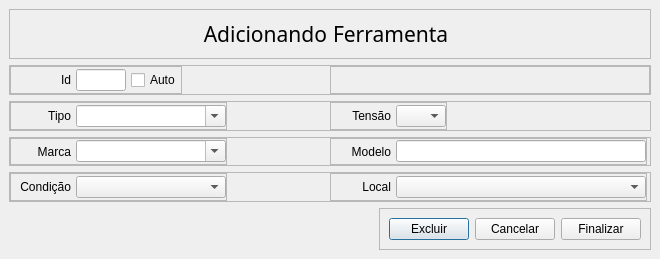
<?xml version="1.0" encoding="UTF-8"?>
<ui version="4.0">
 <class>DialogTool</class>
 <widget class="QDialog" name="DialogTool">
  <property name="geometry">
   <rect>
    <x>0</x>
    <y>0</y>
    <width>660</width>
    <height>259</height>
   </rect>
  </property>
  <property name="minimumSize">
   <size>
    <width>660</width>
    <height>250</height>
   </size>
  </property>
  <property name="windowTitle">
   <string>Dialog</string>
  </property>
  <layout class="QVBoxLayout" name="verticalLayout">
   <property name="spacing">
    <number>0</number>
   </property>
   <property name="leftMargin">
    <number>0</number>
   </property>
   <property name="topMargin">
    <number>0</number>
   </property>
   <property name="rightMargin">
    <number>0</number>
   </property>
   <property name="bottomMargin">
    <number>0</number>
   </property>
   <item>
    <widget class="QStackedWidget" name="DialogBodyWidget">
     <property name="currentIndex">
      <number>0</number>
     </property>
     <widget class="QWidget" name="DialogToolPage">
      <layout class="QVBoxLayout" name="verticalLayout_2">
       <item>
        <widget class="QFrame" name="frame_2">
         <property name="frameShape">
          <enum>QFrame::Shape::StyledPanel</enum>
         </property>
         <property name="frameShadow">
          <enum>QFrame::Shadow::Raised</enum>
         </property>
         <layout class="QHBoxLayout" name="horizontalLayout_13">
          <item>
           <widget class="QLabel" name="LabelToolAction">
            <property name="font">
             <font>
              <family>Segoe Print</family>
              <pointsize>16</pointsize>
             </font>
            </property>
            <property name="text">
             <string>Adicionando</string>
            </property>
            <property name="alignment">
             <set>Qt::AlignmentFlag::AlignRight|Qt::AlignmentFlag::AlignTrailing|Qt::AlignmentFlag::AlignVCenter</set>
            </property>
           </widget>
          </item>
          <item>
           <widget class="QLabel" name="logodialogtool">
            <property name="sizePolicy">
             <sizepolicy hsizetype="Preferred" vsizetype="Preferred">
              <horstretch>0</horstretch>
              <verstretch>0</verstretch>
             </sizepolicy>
            </property>
            <property name="font">
             <font>
              <family>Segoe Print</family>
              <pointsize>16</pointsize>
             </font>
            </property>
            <property name="text">
             <string>Ferramenta</string>
            </property>
            <property name="alignment">
             <set>Qt::AlignmentFlag::AlignLeading|Qt::AlignmentFlag::AlignLeft|Qt::AlignmentFlag::AlignVCenter</set>
            </property>
           </widget>
          </item>
         </layout>
        </widget>
       </item>
       <item>
        <widget class="QFrame" name="frame_3">
         <property name="frameShape">
          <enum>QFrame::Shape::StyledPanel</enum>
         </property>
         <property name="frameShadow">
          <enum>QFrame::Shadow::Raised</enum>
         </property>
         <layout class="QHBoxLayout" name="horizontalLayout_4">
          <property name="spacing">
           <number>0</number>
          </property>
          <property name="leftMargin">
           <number>0</number>
          </property>
          <property name="topMargin">
           <number>0</number>
          </property>
          <property name="rightMargin">
           <number>0</number>
          </property>
          <property name="bottomMargin">
           <number>0</number>
          </property>
          <item alignment="Qt::AlignmentFlag::AlignLeft">
           <widget class="QFrame" name="frame_16">
            <property name="frameShape">
             <enum>QFrame::Shape::StyledPanel</enum>
            </property>
            <property name="frameShadow">
             <enum>QFrame::Shadow::Raised</enum>
            </property>
            <layout class="QHBoxLayout" name="horizontalLayout_6">
             <property name="spacing">
              <number>5</number>
             </property>
             <property name="leftMargin">
              <number>0</number>
             </property>
             <property name="topMargin">
              <number>0</number>
             </property>
             <property name="rightMargin">
              <number>0</number>
             </property>
             <property name="bottomMargin">
              <number>0</number>
             </property>
             <item>
              <widget class="QLabel" name="label">
               <property name="minimumSize">
                <size>
                 <width>60</width>
                 <height>0</height>
                </size>
               </property>
               <property name="maximumSize">
                <size>
                 <width>60</width>
                 <height>16777215</height>
                </size>
               </property>
               <property name="text">
                <string>Id</string>
               </property>
               <property name="alignment">
                <set>Qt::AlignmentFlag::AlignRight|Qt::AlignmentFlag::AlignTrailing|Qt::AlignmentFlag::AlignVCenter</set>
               </property>
              </widget>
             </item>
             <item>
              <widget class="QLineEdit" name="TextInputIdTool">
               <property name="sizePolicy">
                <sizepolicy hsizetype="Preferred" vsizetype="Fixed">
                 <horstretch>0</horstretch>
                 <verstretch>0</verstretch>
                </sizepolicy>
               </property>
               <property name="minimumSize">
                <size>
                 <width>50</width>
                 <height>0</height>
                </size>
               </property>
               <property name="maximumSize">
                <size>
                 <width>50</width>
                 <height>16777215</height>
                </size>
               </property>
               <property name="maxLength">
                <number>4</number>
               </property>
              </widget>
             </item>
             <item>
              <widget class="QCheckBox" name="CheckBoxAutoId">
               <property name="text">
                <string>Auto</string>
               </property>
              </widget>
             </item>
            </layout>
           </widget>
          </item>
          <item>
           <widget class="QFrame" name="frame_15">
            <property name="frameShape">
             <enum>QFrame::Shape::StyledPanel</enum>
            </property>
            <property name="frameShadow">
             <enum>QFrame::Shadow::Raised</enum>
            </property>
           </widget>
          </item>
         </layout>
        </widget>
       </item>
       <item>
        <widget class="QFrame" name="frame_4">
         <property name="frameShape">
          <enum>QFrame::Shape::StyledPanel</enum>
         </property>
         <property name="frameShadow">
          <enum>QFrame::Shadow::Raised</enum>
         </property>
         <layout class="QHBoxLayout" name="horizontalLayout_3">
          <property name="spacing">
           <number>0</number>
          </property>
          <property name="leftMargin">
           <number>0</number>
          </property>
          <property name="topMargin">
           <number>0</number>
          </property>
          <property name="rightMargin">
           <number>0</number>
          </property>
          <property name="bottomMargin">
           <number>0</number>
          </property>
          <item alignment="Qt::AlignmentFlag::AlignLeft">
           <widget class="QFrame" name="frame_7">
            <property name="frameShape">
             <enum>QFrame::Shape::StyledPanel</enum>
            </property>
            <property name="frameShadow">
             <enum>QFrame::Shadow::Raised</enum>
            </property>
            <layout class="QHBoxLayout" name="horizontalLayout_7">
             <property name="spacing">
              <number>5</number>
             </property>
             <property name="leftMargin">
              <number>0</number>
             </property>
             <property name="topMargin">
              <number>0</number>
             </property>
             <property name="rightMargin">
              <number>0</number>
             </property>
             <property name="bottomMargin">
              <number>0</number>
             </property>
             <item>
              <widget class="QLabel" name="label_2">
               <property name="minimumSize">
                <size>
                 <width>60</width>
                 <height>0</height>
                </size>
               </property>
               <property name="maximumSize">
                <size>
                 <width>60</width>
                 <height>16777215</height>
                </size>
               </property>
               <property name="text">
                <string>Tipo</string>
               </property>
               <property name="alignment">
                <set>Qt::AlignmentFlag::AlignRight|Qt::AlignmentFlag::AlignTrailing|Qt::AlignmentFlag::AlignVCenter</set>
               </property>
              </widget>
             </item>
             <item>
              <widget class="QComboBox" name="ComboBoxToolTipo">
               <property name="minimumSize">
                <size>
                 <width>150</width>
                 <height>0</height>
                </size>
               </property>
               <property name="maximumSize">
                <size>
                 <width>150</width>
                 <height>16777215</height>
                </size>
               </property>
               <property name="editable">
                <bool>true</bool>
               </property>
              </widget>
             </item>
            </layout>
           </widget>
          </item>
          <item alignment="Qt::AlignmentFlag::AlignLeft">
           <widget class="QFrame" name="frame_8">
            <property name="frameShape">
             <enum>QFrame::Shape::StyledPanel</enum>
            </property>
            <property name="frameShadow">
             <enum>QFrame::Shadow::Raised</enum>
            </property>
            <layout class="QHBoxLayout" name="horizontalLayout_8">
             <property name="spacing">
              <number>5</number>
             </property>
             <property name="leftMargin">
              <number>0</number>
             </property>
             <property name="topMargin">
              <number>0</number>
             </property>
             <property name="rightMargin">
              <number>0</number>
             </property>
             <property name="bottomMargin">
              <number>0</number>
             </property>
             <item>
              <widget class="QLabel" name="label_3">
               <property name="minimumSize">
                <size>
                 <width>60</width>
                 <height>0</height>
                </size>
               </property>
               <property name="maximumSize">
                <size>
                 <width>60</width>
                 <height>16777215</height>
                </size>
               </property>
               <property name="text">
                <string>Tensão</string>
               </property>
               <property name="alignment">
                <set>Qt::AlignmentFlag::AlignRight|Qt::AlignmentFlag::AlignTrailing|Qt::AlignmentFlag::AlignVCenter</set>
               </property>
              </widget>
             </item>
             <item>
              <widget class="QComboBox" name="ComboBoxToolTensao">
               <property name="minimumSize">
                <size>
                 <width>50</width>
                 <height>0</height>
                </size>
               </property>
               <property name="maximumSize">
                <size>
                 <width>50</width>
                 <height>16777215</height>
                </size>
               </property>
              </widget>
             </item>
            </layout>
           </widget>
          </item>
         </layout>
        </widget>
       </item>
       <item>
        <widget class="QFrame" name="frame_5">
         <property name="frameShape">
          <enum>QFrame::Shape::StyledPanel</enum>
         </property>
         <property name="frameShadow">
          <enum>QFrame::Shadow::Raised</enum>
         </property>
         <layout class="QHBoxLayout" name="horizontalLayout_2">
          <property name="spacing">
           <number>0</number>
          </property>
          <property name="leftMargin">
           <number>0</number>
          </property>
          <property name="topMargin">
           <number>0</number>
          </property>
          <property name="rightMargin">
           <number>0</number>
          </property>
          <property name="bottomMargin">
           <number>0</number>
          </property>
          <item alignment="Qt::AlignmentFlag::AlignLeft">
           <widget class="QFrame" name="frame_12">
            <property name="frameShape">
             <enum>QFrame::Shape::StyledPanel</enum>
            </property>
            <property name="frameShadow">
             <enum>QFrame::Shadow::Raised</enum>
            </property>
            <layout class="QHBoxLayout" name="horizontalLayout_10">
             <property name="spacing">
              <number>5</number>
             </property>
             <property name="leftMargin">
              <number>0</number>
             </property>
             <property name="topMargin">
              <number>0</number>
             </property>
             <property name="rightMargin">
              <number>0</number>
             </property>
             <property name="bottomMargin">
              <number>0</number>
             </property>
             <item>
              <widget class="QLabel" name="label_7">
               <property name="minimumSize">
                <size>
                 <width>60</width>
                 <height>0</height>
                </size>
               </property>
               <property name="maximumSize">
                <size>
                 <width>60</width>
                 <height>16777215</height>
                </size>
               </property>
               <property name="text">
                <string>Marca</string>
               </property>
               <property name="alignment">
                <set>Qt::AlignmentFlag::AlignRight|Qt::AlignmentFlag::AlignTrailing|Qt::AlignmentFlag::AlignVCenter</set>
               </property>
              </widget>
             </item>
             <item>
              <widget class="QComboBox" name="ComboboxToolMarca">
               <property name="minimumSize">
                <size>
                 <width>150</width>
                 <height>0</height>
                </size>
               </property>
               <property name="maximumSize">
                <size>
                 <width>150</width>
                 <height>16777215</height>
                </size>
               </property>
               <property name="editable">
                <bool>true</bool>
               </property>
              </widget>
             </item>
            </layout>
           </widget>
          </item>
          <item alignment="Qt::AlignmentFlag::AlignLeft">
           <widget class="QFrame" name="frame_11">
            <property name="frameShape">
             <enum>QFrame::Shape::StyledPanel</enum>
            </property>
            <property name="frameShadow">
             <enum>QFrame::Shadow::Raised</enum>
            </property>
            <layout class="QHBoxLayout" name="horizontalLayout_9">
             <property name="spacing">
              <number>5</number>
             </property>
             <property name="leftMargin">
              <number>0</number>
             </property>
             <property name="topMargin">
              <number>0</number>
             </property>
             <property name="rightMargin">
              <number>0</number>
             </property>
             <property name="bottomMargin">
              <number>0</number>
             </property>
             <item>
              <widget class="QLabel" name="label_4">
               <property name="minimumSize">
                <size>
                 <width>60</width>
                 <height>0</height>
                </size>
               </property>
               <property name="maximumSize">
                <size>
                 <width>60</width>
                 <height>16777215</height>
                </size>
               </property>
               <property name="text">
                <string>Modelo</string>
               </property>
               <property name="alignment">
                <set>Qt::AlignmentFlag::AlignRight|Qt::AlignmentFlag::AlignTrailing|Qt::AlignmentFlag::AlignVCenter</set>
               </property>
              </widget>
             </item>
             <item>
              <widget class="QLineEdit" name="TextInputToolModelo">
               <property name="sizePolicy">
                <sizepolicy hsizetype="Preferred" vsizetype="Fixed">
                 <horstretch>0</horstretch>
                 <verstretch>0</verstretch>
                </sizepolicy>
               </property>
               <property name="minimumSize">
                <size>
                 <width>250</width>
                 <height>0</height>
                </size>
               </property>
               <property name="maximumSize">
                <size>
                 <width>250</width>
                 <height>16777215</height>
                </size>
               </property>
              </widget>
             </item>
            </layout>
           </widget>
          </item>
         </layout>
        </widget>
       </item>
       <item>
        <widget class="QFrame" name="frame">
         <property name="frameShape">
          <enum>QFrame::Shape::StyledPanel</enum>
         </property>
         <property name="frameShadow">
          <enum>QFrame::Shadow::Raised</enum>
         </property>
         <layout class="QHBoxLayout" name="horizontalLayout">
          <property name="spacing">
           <number>0</number>
          </property>
          <property name="leftMargin">
           <number>0</number>
          </property>
          <property name="topMargin">
           <number>0</number>
          </property>
          <property name="rightMargin">
           <number>0</number>
          </property>
          <property name="bottomMargin">
           <number>0</number>
          </property>
          <item alignment="Qt::AlignmentFlag::AlignLeft">
           <widget class="QFrame" name="frame_9">
            <property name="frameShape">
             <enum>QFrame::Shape::StyledPanel</enum>
            </property>
            <property name="frameShadow">
             <enum>QFrame::Shadow::Raised</enum>
            </property>
            <layout class="QHBoxLayout" name="horizontalLayout_11">
             <property name="spacing">
              <number>5</number>
             </property>
             <property name="leftMargin">
              <number>0</number>
             </property>
             <property name="topMargin">
              <number>0</number>
             </property>
             <property name="rightMargin">
              <number>0</number>
             </property>
             <property name="bottomMargin">
              <number>0</number>
             </property>
             <item>
              <widget class="QLabel" name="label_6">
               <property name="minimumSize">
                <size>
                 <width>60</width>
                 <height>0</height>
                </size>
               </property>
               <property name="maximumSize">
                <size>
                 <width>60</width>
                 <height>16777215</height>
                </size>
               </property>
               <property name="text">
                <string>Condição</string>
               </property>
               <property name="alignment">
                <set>Qt::AlignmentFlag::AlignRight|Qt::AlignmentFlag::AlignTrailing|Qt::AlignmentFlag::AlignVCenter</set>
               </property>
              </widget>
             </item>
             <item>
              <widget class="QComboBox" name="ComboBoxToolCondicao">
               <property name="minimumSize">
                <size>
                 <width>150</width>
                 <height>0</height>
                </size>
               </property>
               <property name="maximumSize">
                <size>
                 <width>150</width>
                 <height>16777215</height>
                </size>
               </property>
              </widget>
             </item>
            </layout>
           </widget>
          </item>
          <item alignment="Qt::AlignmentFlag::AlignLeft">
           <widget class="QFrame" name="frame_10">
            <property name="frameShape">
             <enum>QFrame::Shape::StyledPanel</enum>
            </property>
            <property name="frameShadow">
             <enum>QFrame::Shadow::Raised</enum>
            </property>
            <layout class="QHBoxLayout" name="horizontalLayout_12">
             <property name="spacing">
              <number>5</number>
             </property>
             <property name="leftMargin">
              <number>0</number>
             </property>
             <property name="topMargin">
              <number>0</number>
             </property>
             <property name="rightMargin">
              <number>0</number>
             </property>
             <property name="bottomMargin">
              <number>0</number>
             </property>
             <item>
              <widget class="QLabel" name="label_5">
               <property name="minimumSize">
                <size>
                 <width>60</width>
                 <height>0</height>
                </size>
               </property>
               <property name="maximumSize">
                <size>
                 <width>60</width>
                 <height>16777215</height>
                </size>
               </property>
               <property name="text">
                <string>Local</string>
               </property>
               <property name="alignment">
                <set>Qt::AlignmentFlag::AlignRight|Qt::AlignmentFlag::AlignTrailing|Qt::AlignmentFlag::AlignVCenter</set>
               </property>
              </widget>
             </item>
             <item>
              <widget class="QComboBox" name="ComboBoxToolLocal">
               <property name="minimumSize">
                <size>
                 <width>250</width>
                 <height>0</height>
                </size>
               </property>
               <property name="maximumSize">
                <size>
                 <width>250</width>
                 <height>16777215</height>
                </size>
               </property>
              </widget>
             </item>
            </layout>
           </widget>
          </item>
         </layout>
        </widget>
       </item>
       <item alignment="Qt::AlignmentFlag::AlignRight">
        <widget class="QFrame" name="DialogButtonNav">
         <property name="frameShape">
          <enum>QFrame::Shape::StyledPanel</enum>
         </property>
         <property name="frameShadow">
          <enum>QFrame::Shadow::Raised</enum>
         </property>
         <layout class="QHBoxLayout" name="horizontalLayout_5">
          <item>
           <widget class="QPushButton" name="ButtonDialogToolExcluir">
            <property name="enabled">
             <bool>true</bool>
            </property>
            <property name="text">
             <string>Excluir</string>
            </property>
           </widget>
          </item>
          <item>
           <widget class="QPushButton" name="ButtonDialogToolCancelar">
            <property name="text">
             <string>Cancelar</string>
            </property>
           </widget>
          </item>
          <item>
           <widget class="QPushButton" name="ButtonDialogToolFinalizar">
            <property name="text">
             <string>Finalizar</string>
            </property>
           </widget>
          </item>
         </layout>
        </widget>
       </item>
      </layout>
     </widget>
    </widget>
   </item>
  </layout>
 </widget>
 <resources/>
 <connections/>
</ui>
